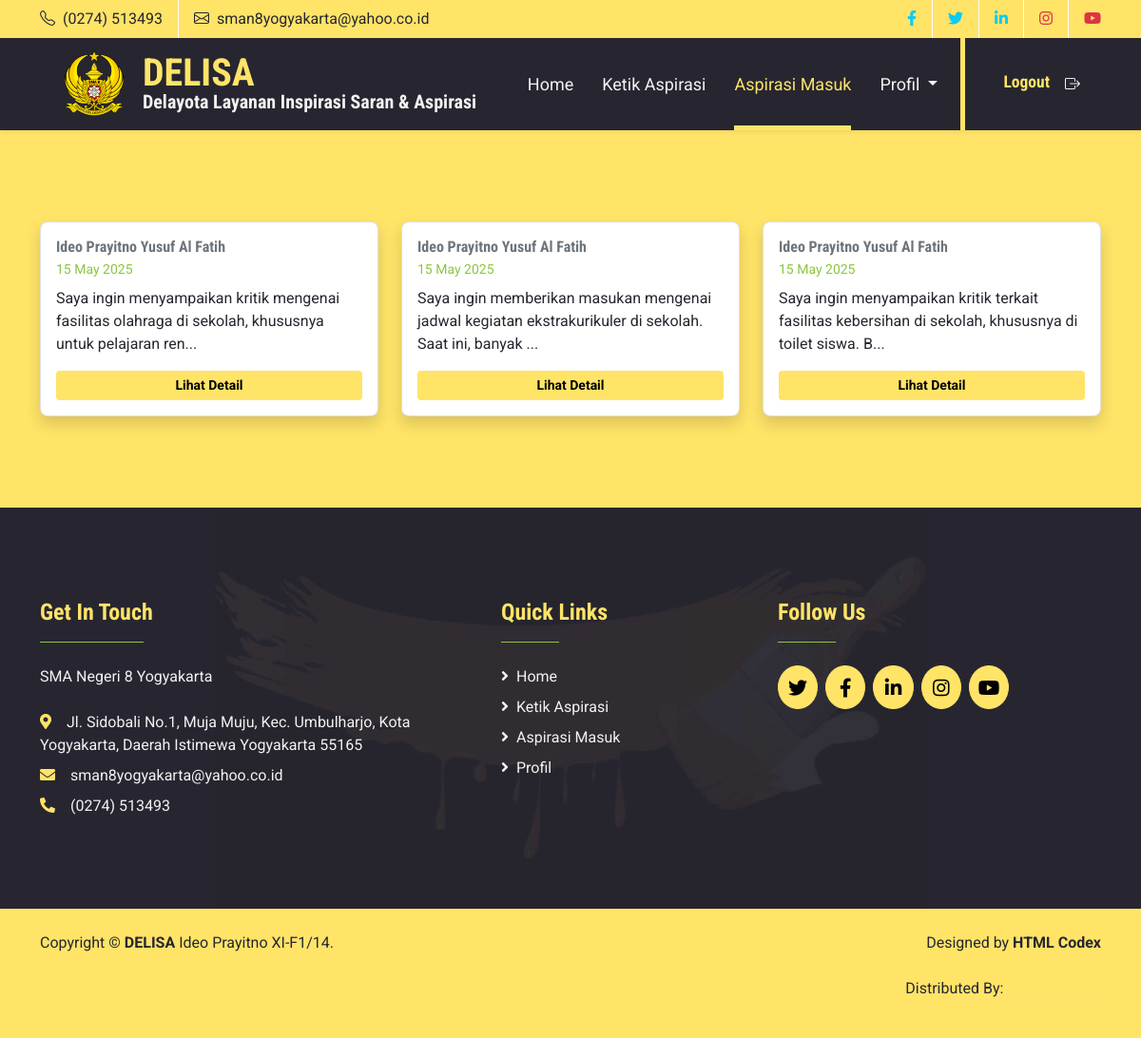
/siswa/aspirasi_masuk.php (signed in), run on the app's committed database.
### tables this page shows
CREATE TABLE `kritik_saran` (
  `id_kritik` int(11) NOT NULL,
  `id_siswa` int(11) DEFAULT NULL,
  `isi` text NOT NULL,
  `tgl_kritik` date DEFAULT current_timestamp(),
  `id_admin` int(11) DEFAULT NULL,
  `respon` text DEFAULT NULL,
  `tgl_respon` date DEFAULT NULL
);

CREATE TABLE `siswa` (
  `id_siswa` int(11) NOT NULL,
  `nis` int(5) NOT NULL,
  `nama` varchar(50) NOT NULL,
  `password` varchar(255) NOT NULL
);

### siswa/aspirasi_masuk.php (the view, shortened to what this page needs)
<?php
include '../koneksi.php';
$sql = "
    SELECT ks.*, s.nama AS nama_siswa, a.username AS username_admin
    FROM kritik_saran ks
    LEFT JOIN siswa s ON ks.id_siswa = s.id_siswa
    LEFT JOIN admin a ON ks.id_admin = a.id_admin
    ORDER BY ks.tgl_kritik DESC
    ";
$result = $konek->query($sql);
?>
<!DOCTYPE html>
<html lang="en">
<head>
    <link href="https://cdn.jsdelivr.net/npm/bootstrap@5.0.2/dist/css/bootstrap.min.css" rel="stylesheet">
</head>
<body>
</body>
</html>
<!DOCTYPE html>
<html lang="en">
<head>
    <link href="https://cdnjs.cloudflare.com/ajax/libs/font-awesome/5.15.0/css/all.min.css" rel="stylesheet">
    <link href="https://cdn.jsdelivr.net/npm/bootstrap-icons@1.4.1/font/bootstrap-icons.css" rel="stylesheet">
    <link href="lib/owlcarousel/assets/owl.carousel.min.css" rel="stylesheet">
    <link href="css/bootstrap.min.css" rel="stylesheet">
    <link href="css/style.css" rel="stylesheet">
</head>
<body>
    <div class="container-fluid bg-primary d-none d-lg-block">
        <div class="container">
            <div class="row">
                <div class="col-md-6 text-center text-lg-start mb-2 mb-lg-0">
                    <div class="d-inline-flex align-items-center">
                        <a class="text-dark py-2 pe-3 border-end border-white" href=""><i class="bi bi-telephone text-dark me-2"></i>(0274) 513493</a>
                        <a class="text-dark py-2 px-3" href=""><i class="bi bi-envelope text-dark me-2"></i>sman8yogyakarta@yahoo.co.id</a>
                    </div>
                </div>
                <div class="col-md-6 text-center text-lg-end">
                    <div class="d-inline-flex align-items-center">
                        <a class="text-body py-2 px-3 border-end border-white" href="https://www.facebook.com/delayota" target="_blank" title="www.facebook.com/delayota">
                            <i class="fab fa-facebook-f text-info"></i>
                        </a>
                        <a class="text-body py-2 px-3 border-end border-white" href="https://x.com/delayota" target="_blank" title="x.com/delayota">
                            <i class="fab fa-twitter text-info"></i>
                        </a>
                        <a class="text-body py-2 px-3 border-end border-white" href="https://id.linkedin.com/company/sman8yogyakarta" target="_blank" title="id.linkedin.com/company/sman8yogyakarta">
                            <i class="fab fa-linkedin-in text-info"></i>
                        </a>
                        <a class="text-body py-2 px-3 border-end border-white" href="https://www.instagram.com/sman8yogyakarta" target="_blank" title="www.instagram.com/sman8yogyakarta">
                            <i class="fab fa-instagram text-danger"></i>
                        </a>
                        <a class="text-body py-2 ps-3" href="https://www.youtube.com/channel/UCl7VOd2ZYuvwgVopVq48i4Q" target="_blank" title="www.youtube.com/delayota">
                            <i class="fab fa-youtube text-danger"></i>
                        </a>
                    </div>
                </div>
            </div>
        </div>
    </div>
    <nav class="navbar navbar-expand-lg bg-dark navbar-dark shadow-sm px-5 py-3 py-lg-0">
        <a href="index.php" class="navbar-brand p-0">
            <h1 class="m-0 text-uppercase text-primary pb-1 d-flex align-items-center">
                <img class="mx-3" src="../assets/logo_sma8.png" alt="logo" width="70 px">
                <div>
                    <div style="line-height: 1.1;">DELISA</div>
                    <div class="fs-5 text-capitalize text-light" style="margin-top: -4px;">
                        Delayota Layanan Inspirasi Saran & Aspirasi
                    </div>
                </div>
            </h1>
        </a>
        <div class="collapse navbar-collapse" id="navbarCollapse">
            <div class="navbar-nav ms-auto py-0 pe-4 border-end border-5 border-primary">
                <a href="index.php" class="nav-item nav-link">Home</a>
                <a href="form_aspirasi.php" class="nav-item nav-link">Ketik Aspirasi</a>
                <a href="#" class="nav-item nav-link active">Aspirasi Masuk</a>
                <div class="collapse navbar-collapse" id="navbarNavDarkDropdown">
                    <ul class="navbar-nav">
                        <li class="nav-item dropdown">
                            <a href="#" class="nav-link dropdown-toggle" id="dropdownMenuLink" role="button" data-bs-toggle="dropdown" aria-expanded="false">
                                Profil
                            </a>
                        </li>
                    </ul>
                </div>
            </div>
            <div class="d-none d-lg-flex align-items-center ps-4">
                <div>
                    <h5 class="text-primary mb-1"><small><a href="../logout.php" class="nav-item nav-link">Logout</a></small></h5>
                </div>
                <i class="bi bi-box-arrow-right text-light me-3"></i>
            </div>
        </div>
    </nav>
    <div class="container-fluid bg-primary py-5 text-white">
        <div class="container py-5">
            <div class="row gx-4 gy-4">
                <?php if ($result->num_rows): ?>
                    <?php while ($row = $result->fetch_assoc()): ?>
                        <div class="col-12 col-md-6 col-lg-4 d-flex">
                            <div class="card shadow h-100 w-100">
                                <div class="card-body d-flex flex-column">
                                    <h6 class="text-muted mb-1"><?= htmlspecialchars($row['nama_siswa'] ?? 'Anonim') ?></h6>
                                    <small class="text-secondary"><?= date('d M Y', strtotime($row['tgl_kritik'])) ?></small>
                                    <p class="mt-2 text-dark flex-grow-1"><?= substr(strip_tags($row['isi']), 0, 100) ?>...</p>
                                    <button class="btn btn-primary btn-sm mt-auto" data-bs-toggle="modal" data-bs-target="#modal<?= $row['id_kritik'] ?>">
                                        Lihat Detail
                                    </button>
                                </div>
                            </div>
                        </div>
                    <?php endwhile; ?>
                <?php endif; ?>
            </div>
        </div>
    </div>
    <div class="container-fluid bg-dark bg-footer text-light py-5">
        <div class="container py-5">
            <div class="row g-5">
                <div class="col-lg-5 col-md-6">
                    <h4 class="text-primary">Get In Touch</h4>
                    <hr class="w-25 text-secondary mb-4" style="opacity: 1;">
                    <p class="mb-4">SMA Negeri 8 Yogyakarta</p>
                    <p class="mb-2"><i class="fa fa-map-marker-alt text-primary me-3"></i>Jl. Sidobali No.1, Muja Muju, Kec. Umbulharjo, Kota Yogyakarta, Daerah Istimewa Yogyakarta 55165</p>
                    <p class="mb-2"><i class="fa fa-envelope text-primary me-3"></i>sman8yogyakarta@yahoo.co.id</p>
                    <p class="mb-0"><i class="fa fa-phone-alt text-primary me-3"></i>(0274) 513493</p>
                </div>
                <div class="col-lg-3 col-md-6">
                    <h4 class="text-primary">Quick Links</h4>
                    <hr class="w-25 text-secondary mb-4" style="opacity: 1;">
                    <div class="d-flex flex-column justify-content-start">
                        <a class="text-light mb-2" href="index.php"><i class="fa fa-angle-right me-2"></i>Home</a>
                        <a class="text-light mb-2" href="form_aspirasi.php"><i class="fa fa-angle-right me-2"></i>Ketik Aspirasi</a>
                        <a class="text-light mb-2" href="#"><i class="fa fa-angle-right me-2"></i>Aspirasi Masuk</a>
                        <a class="text-light mb-2" href="#"><i class="fa fa-angle-right me-2"></i>Profil</a>
                    </div>
                </div>
                <div class="col-lg-3 col-md-6">
                    <h4 class="text-primary">Follow Us</h4>
                    <hr class="w-25 text-secondary mb-4" style="opacity: 1;">
                    <div class="d-flex">
                        <a class="btn btn-lg btn-primary btn-lg-square rounded-circle me-2" href="https://x.com/delayota"><i class="fab fa-twitter"></i></a>
                        <a class="btn btn-lg btn-primary btn-lg-square rounded-circle me-2" href="https://www.facebook.com/delayota" target="_blank"><i class="fab fa-facebook-f"></i></a>
                        <a class="btn btn-lg btn-primary btn-lg-square rounded-circle me-2" href="https://id.linkedin.com/company/sman8yogyakarta"><i class="fab fa-linkedin-in"></i></a>
                        <a class="btn btn-lg btn-primary btn-lg-square rounded-circle me-2" href="https://www.instagram.com/sman8yogyakarta"><i class="fab fa-instagram"></i></a>
                        <a class="btn btn-lg btn-primary btn-lg-square rounded-circle" href="https://www.youtube.com/channel/UCl7VOd2ZYuvwgVopVq48i4Q"><i class="fab fa-youtube"></i></a>
                    </div>
                </div>
            </div>
        </div>
    </div>
    <div class="container-fluid bg-primary text-dark py-4">
        <div class="container">
            <div class="row g-0">
                <div class="col-md-6 text-center text-md-start">
                    <p class="mb-md-0">Copyright &copy; <a class="text-dark fw-bold" href="#">DELISA</a> Ideo Prayitno XI-F1/14.</p>
                </div>
                <div class="col-md-6 text-center text-md-end">
                    <p class="mb-0">Designed by <a class="text-dark fw-bold" href="https://htmlcodex.com">HTML Codex</a></p>
                    <p><br>Distributed By: <a class="border-bottom" href="https://themewagon.com" target="_blank">ThemeWagon</a></p>
                </div>
            </div>
        </div>
    </div>
</body>
</html>

### siswa/css/style.css (style rules this page uses)
:root { --primary: #FFE468; --secondary: #8CC641; --light: #F2F2F2; --dark: #272630; }
.btn { font-weight: 700; transition: .5s; }
.btn-lg-square { width: 46px; height: 46px; }
.btn-square, .btn-sm-square, .btn-lg-square { padding-left: 0; padding-right: 0; text-align: center; }
.navbar-dark .navbar-nav .nav-link { position: relative; margin-left: 30px; padding: 35px 0; font-size: 18px; color: var(--light); outline: none; transition: .5s; }
.navbar-dark .navbar-nav .nav-link:hover, .navbar-dark .navbar-nav .nav-link.active { color: var(--primary); }
@media (min-width: 992px) { .navbar-dark .navbar-nav .nav-link::before { position: absolute; content: ""; width: 0; height: 5px; bottom: 0; left: 50%; background: var(--primary); transition: .5s; } }
@media (min-width: 992px) { .navbar-dark .navbar-nav .nav-link:hover::before, .navbar-dark .navbar-nav .nav-link.active::before { width: 100%; left: 0; } }
.bg-footer { background: url(../img/footer.jpg) center center no-repeat; background-size: contain; }

### data on the page
kritik_saran: id_siswa.nama "Ideo Prayitno Yusuf Al Fatih", tgl_kritik "15 May 2025", isi "Saya ingin menyampaikan kritik mengenai fasilitas olahraga di sekolah, khususnya untuk pelajaran ren"
kritik_saran: id_siswa.nama "Ideo Prayitno Yusuf Al Fatih", tgl_kritik "15 May 2025", isi "Saya ingin memberikan masukan mengenai jadwal kegiatan ekstrakurikuler di sekolah. Saat ini, banyak"
kritik_saran: id_siswa.nama "Ideo Prayitno Yusuf Al Fatih", tgl_kritik "15 May 2025", isi "Saya ingin menyampaikan kritik terkait fasilitas kebersihan di sekolah, khususnya di toilet siswa. B"
